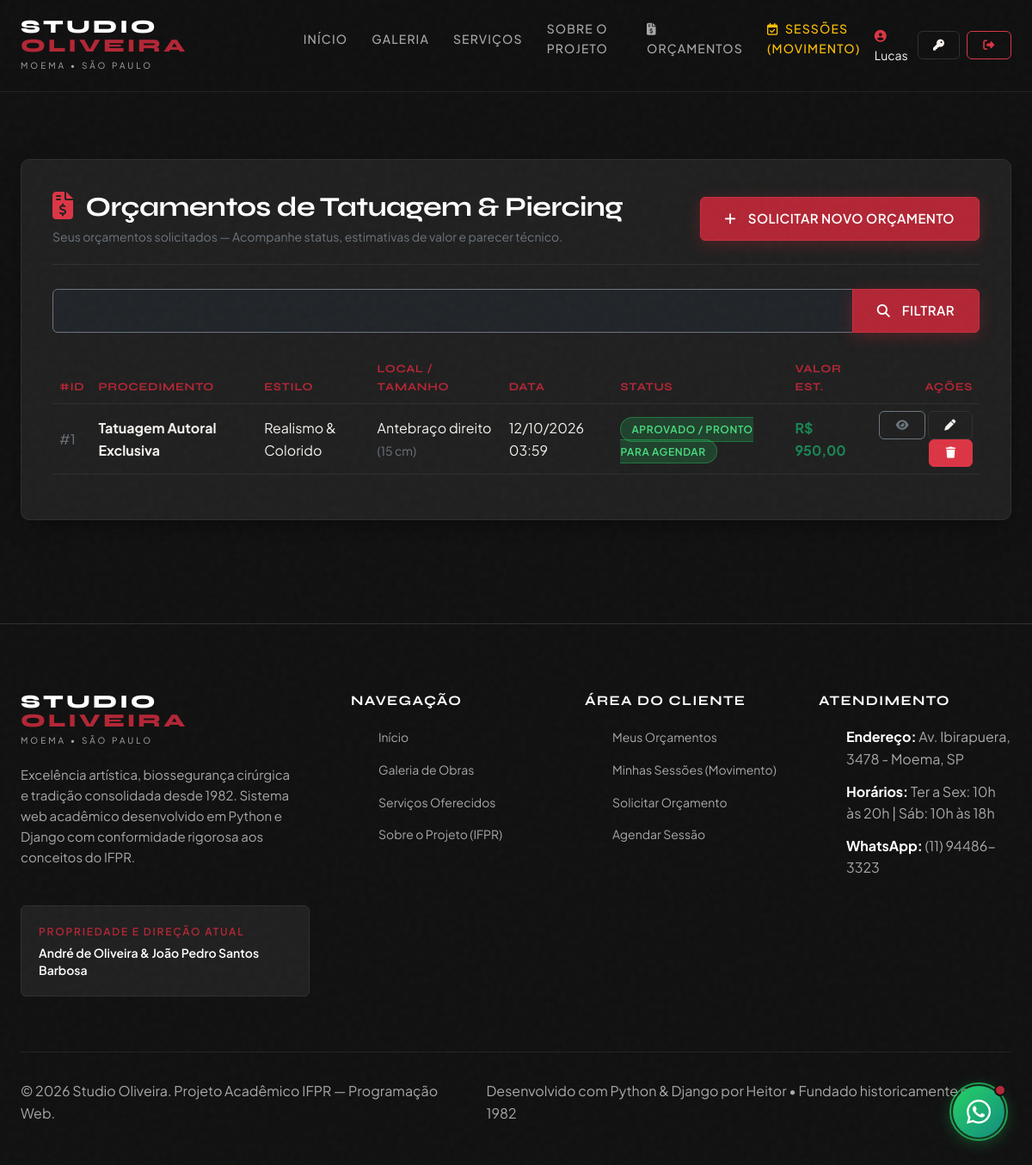
Screenshot of /orcamento/listar/ (signed in) with the database file from the repository.
### website/models.py (models this page shows, shortened)
class Orcamento(models.Model):
    STATUS_CHOICES = [
        ('pendente', 'Pendente de Análise'),
        ('em_analise', 'Em Análise pelo Estúdio'),
        ('aprovado', 'Aprovado / Pronto para Agendar'),
        ('recusado', 'Recusado / Ajustes Necessários'),
    ]
    usuario = models.ForeignKey(User, on_delete=models.CASCADE, related_name='orcamentos', verbose_name='Cliente Solicitante')
    servico = models.ForeignKey(Servico, on_delete=models.PROTECT, related_name='orcamentos', verbose_name='Serviço Pretendido')
    estilo = models.ForeignKey(EstiloTatuagem, on_delete=models.SET_NULL, null=True, blank=True, verbose_name='Estilo de Preferência')
    local_corpo = models.CharField(max_length=80, verbose_name='Local do Corpo (Ex: Antebraço, Costas...)')
    tamanho_estimado = models.CharField(max_length=80, verbose_name='Tamanho Estimado (Ex: 10 a 15 cm)')
    descricao_ideia = models.TextField(verbose_name='Descrição da Ideia e Significado')
    foto_referencia = models.ImageField(upload_to='referencias/', blank=True, null=True, verbose_name='Imagem de Referência (Opcional)')
    status = models.CharField(max_length=20, choices=STATUS_CHOICES, default='pendente', verbose_name='Status do Orçamento')
    valor_estimado = models.DecimalField(max_digits=8, decimal_places=2, null=True, blank=True, verbose_name='Valor Estimado pelo Estúdio (R$)')
    resposta_estudio = models.TextField(blank=True, null=True, verbose_name='Parecer da Direção Técnica')
    criado_em = models.DateTimeField(auto_now_add=True, verbose_name='Data de Solicitação')
    atualizado_em = models.DateTimeField(auto_now=True, verbose_name='Última Atualização')
    class Meta:
        verbose_name = 'Solicitação de Orçamento'
        verbose_name_plural = 'Solicitações de Orçamentos'
        ordering = ['-criado_em']

class Servico(models.Model):
    categoria = models.ForeignKey(CategoriaServico, on_delete=models.PROTECT, related_name='servicos', verbose_name='Categoria')
    nome = models.CharField(max_length=120, verbose_name='Nome do Procedimento')
    descricao = models.TextField(verbose_name='Descrição Detalhada')
    preco_base = models.DecimalField(max_digits=8, decimal_places=2, verbose_name='Preço Base Estimado (R$)')
    duracao_minutos = models.PositiveIntegerField(default=60, verbose_name='Duração Estimada (Minutos)')
    ativo = models.BooleanField(default=True, verbose_name='Disponível para Atendimento')
    destaque = models.BooleanField(default=False, verbose_name='Exibir em Destaque na Home')
    usuario = models.ForeignKey(User, on_delete=models.SET_NULL, null=True, blank=True, verbose_name='Cadastrado por')
    cadastrado_em = models.DateTimeField(auto_now_add=True)
    class Meta:
        verbose_name = 'Serviço'
        verbose_name_plural = 'Serviços'
        ordering = ['categoria', 'nome']

class EstiloTatuagem(models.Model):
    nome = models.CharField(max_length=80, unique=True, verbose_name='Nome do Estilo')
    slug = models.SlugField(max_length=80, unique=True, verbose_name='Identificador (Slug)')
    descricao = models.TextField(verbose_name='Descrição do Estilo')
    ativo = models.BooleanField(default=True, verbose_name='Ativo')
    class Meta:
        verbose_name = 'Estilo de Tatuagem'
        verbose_name_plural = 'Estilos de Tatuagens'
        ordering = ['nome']

### website/views.py (the view)
# urls.py: path('orcamento/listar/', views.OrcamentoList.as_view(), name='orcamento-listar'),
class OrcamentoList(LoginRequiredMixin, ListView):
    model = Orcamento
    template_name = 'website/orcamento_list.html'
    context_object_name = 'orcamentos'
    paginate_by = 6
    def get_queryset(self):
        qs = Orcamento.objects.select_related('servico', 'estilo', 'usuario')
        if not self.request.user.groups.filter(name__in=['Administrador', 'Gerente']).exists():
            qs = qs.filter(usuario=self.request.user)
        busca = self.request.GET.get('busca')
        if busca:
            qs = qs.filter(Q(servico__nome__icontains=busca) | Q(descricao_ideia__icontains=busca) | Q(local_corpo__icontains=busca))
        return qs

### templates/website/orcamento_list.html (shortened to what this page needs)
{% extends 'base.html' %}
{% block content %}
<div class="container django-app-container">
  <div class="panel-card">
    <div class="panel-header">
      <div>
        <h1 class="h2 text-white fw-bold m-0"><i class="fa-solid fa-file-invoice-dollar me-2 text-danger"></i> Orçamentos de Tatuagem &amp; Piercing</h1>
        <p class="text-secondary small mt-1 mb-0">
          {% if request.user.is_staff or request.user.perfil.tipo_usuario == 'administrador' or request.user.perfil.tipo_usuario == 'gerente' %}
            Visão Gerencial — Todos os orçamentos recebidos pelo Studio Oliveira.
          {% else %}
            Seus orçamentos solicitados — Acompanhe status, estimativas de valor e parecer técnico.
          {% endif %}
        </p>
      </div>
      <div>
        <a href="{% url 'orcamento-cadastrar' %}" class="btn btn-primary"><i class="fa-solid fa-plus me-1"></i> Solicitar Novo Orçamento</a>
      </div>
    </div>
    <form method="GET" class="mb-4">
      <div class="input-group">
        <input type="text" name="busca" class="form-control bg-dark text-white border-secondary" placeholder="Buscar por serviço, local do corpo ou detalhes..." value="{{ request.GET.busca }}">
        <button class="btn btn-primary" type="submit"><i class="fa-solid fa-magnifying-glass me-1"></i> Filtrar</button>
      </div>
    </form>
    <div class="table-responsive">
      <table class="table table-dark-custom table-hover align-middle">
        <thead>
          <tr>
            <th>#ID</th>
            <th>Procedimento</th>
            <th>Estilo</th>
            <th>Local / Tamanho</th>
            <th>Data</th>
            <th>Status</th>
            <th>Valor Est.</th>
            <th class="text-end">Ações</th>
          </tr>
        </thead>
        <tbody>
          {% for o in orcamentos %}
            <tr>
              <td class="text-secondary">#{{ o.id }}</td>
              <td><strong>{{ o.servico.nome }}</strong></td>
              <td>{{ o.estilo.nome|default:"A definir" }}</td>
              <td>{{ o.local_corpo }} <span class="text-secondary small">({{ o.tamanho_estimado }})</span></td>
              <td>{{ o.criado_em|date:"d/m/Y H:i" }}</td>
              <td>
                <span class="badge-status {{ o.status }}">{{ o.get_status_display }}</span>
              </td>
              <td>
                {% if o.valor_estimado %}
                  <span class="text-success fw-bold">R$ {{ o.valor_estimado }}</span>
                {% else %}
                  <span class="text-secondary small">Em análise</span>
                {% endif %}
              </td>
              <td class="text-end">
                <a href="{% url 'orcamento-detalhar' o.pk %}" class="btn btn-sm btn-outline-secondary" title="Ver Detalhes"><i class="fa-solid fa-eye"></i></a>
                <a href="{% url 'orcamento-editar' o.pk %}" class="btn btn-sm btn-secondary" title="Editar"><i class="fa-solid fa-pen"></i></a>
                <a href="{% url 'orcamento-excluir' o.pk %}" class="btn btn-sm btn-danger" title="Cancelar / Excluir"><i class="fa-solid fa-trash"></i></a>
              </td>
            </tr>
          {% empty %}
            <tr>
              <td colspan="9" class="text-center py-4 text-secondary">
                Nenhum orçamento encontrado. <a href="{% url 'orcamento-cadastrar' %}" class="text-danger">Clique aqui para solicitar o seu primeiro orçamento!</a>
              </td>
            </tr>
          {% endfor %}
        </tbody>
      </table>
    </div>
  </div>
</div>
{% endblock %}

### templates/base.html (shortened to what this page needs)
{% load static %}
<!DOCTYPE html>
<html lang="pt-BR">
<head>
  <link href="https://cdn.jsdelivr.net/npm/bootstrap@5.3.3/dist/css/bootstrap.min.css" rel="stylesheet">
  <link rel="stylesheet" href="https://cdnjs.cloudflare.com/ajax/libs/font-awesome/6.5.2/css/all.min.css">
  <link rel="stylesheet" href="{% static 'css/style.css' %}">
</head>
<body>
  <header class="site-header" id="siteHeader">
    <div class="container header-container">
      <a href="{% url 'home' %}" class="brand-logo" aria-label="Studio Oliveira">
        <span class="logo-main">STUDIO <span>OLIVEIRA</span></span>
        <span class="logo-sub">Moema • São Paulo</span>
      </a>
      <nav class="desktop-nav" aria-label="Navegação Principal">
        <ul class="nav-menu">
          <li><a href="{% url 'home' %}" class="nav-link">Início</a></li>
          <li><a href="{% url 'tatuagem-listar' %}" class="nav-link">Galeria</a></li>
          <li><a href="{% url 'servico-listar' %}" class="nav-link">Serviços</a></li>
          <li><a href="{% url 'sobre' %}" class="nav-link">Sobre o Projeto</a></li>
          {% if request.user.is_authenticated %}
            <li><a href="{% url 'orcamento-listar' %}" class="nav-link"><i class="fa-solid fa-file-invoice-dollar me-1"></i> Orçamentos</a></li>
            <li><a href="{% url 'agendamento-listar' %}" class="nav-link text-warning"><i class="fa-regular fa-calendar-check me-1"></i> Sessões (Movimento)</a></li>
          {% endif %}
        </ul>
      </nav>
      <div class="header-actions">
        {% if request.user.is_authenticated %}
          <div class="d-flex align-items-center gap-2">
            <span class="d-none d-lg-inline-block small text-light">
              <i class="fa-solid fa-user-circle text-danger me-1"></i> {{ request.user.first_name|default:request.user.username }}
            </span>
            <a href="{% url 'alterar-senha' %}" class="btn btn-secondary btn-sm" title="Alterar Senha"><i class="fa-solid fa-key"></i></a>
            <form action="{% url 'logout' %}" method="POST" style="display:inline;">
              <button type="submit" class="btn btn-outline-danger btn-sm" title="Sair do Sistema"><i class="fa-solid fa-right-from-bracket"></i></button>
            </form>
          </div>
        {% else %}
          <a href="{% url 'login' %}" class="btn btn-secondary btn-sm"><i class="fa-solid fa-right-to-bracket me-1"></i> Entrar</a>
          <a href="{% url 'cadastrar' %}" class="btn btn-primary btn-sm"><i class="fa-solid fa-user-plus me-1"></i> Cadastrar</a>
        {% endif %}
      </div>
    </div>
  </header>
  <div class="container" style="padding-top: 85px;">
  </div>
  <main>
    {% block content %}{% endblock %}
  </main>
  <footer class="site-footer">
    <div class="container">
      <div class="footer-grid">
        <div class="footer-brand">
          <a href="{% url 'home' %}" class="brand-logo" aria-label="Studio Oliveira">
            <span class="logo-main">STUDIO <span>OLIVEIRA</span></span>
            <span class="logo-sub">Moema • São Paulo</span>
          </a>
          <p class="footer-desc">
            Excelência artística, biossegurança cirúrgica e tradição consolidada desde 1982. Sistema web acadêmico desenvolvido em Python e Django com conformidade rigorosa aos conceitos do IFPR.
          </p>
          <div class="footer-owners-card">
            <div class="footer-owners-label">Propriedade e Direção Atual</div>
            <div class="footer-owners-names">André de Oliveira &amp; João Pedro Santos Barbosa</div>
          </div>
        </div>
        <div>
          <h4 class="footer-title">Navegação</h4>
          <ul class="footer-links">
            <li><a href="{% url 'home' %}" class="footer-link">Início</a></li>
            <li><a href="{% url 'tatuagem-listar' %}" class="footer-link">Galeria de Obras</a></li>
            <li><a href="{% url 'servico-listar' %}" class="footer-link">Serviços Oferecidos</a></li>
            <li><a href="{% url 'sobre' %}" class="footer-link">Sobre o Projeto (IFPR)</a></li>
          </ul>
        </div>
        <div>
          <h4 class="footer-title">Área do Cliente</h4>
          <ul class="footer-links">
            {% if request.user.is_authenticated %}
              <li><a href="{% url 'orcamento-listar' %}" class="footer-link">Meus Orçamentos</a></li>
              <li><a href="{% url 'agendamento-listar' %}" class="footer-link">Minhas Sessões (Movimento)</a></li>
              <li><a href="{% url 'orcamento-cadastrar' %}" class="footer-link">Solicitar Orçamento</a></li>
              <li><a href="{% url 'agendamento-cadastrar' %}" class="footer-link">Agendar Sessão</a></li>
            {% else %}
              <li><a href="{% url 'login' %}" class="footer-link">Fazer Login</a></li>
              <li><a href="{% url 'cadastrar' %}" class="footer-link">Criar Conta</a></li>
            {% endif %}
          </ul>
        </div>
        <div>
          <h4 class="footer-title">Atendimento</h4>
          <ul class="footer-links">
            <li style="color: var(--text-secondary);"><strong style="color: var(--text-pure);">Endereço:</strong> Av. Ibirapuera, 3478 - Moema, SP</li>
            <li style="color: var(--text-secondary);"><strong style="color: var(--text-pure);">Horários:</strong> Ter a Sex: 10h às 20h | Sáb: 10h às 18h</li>
            <li style="color: var(--text-secondary);"><strong style="color: var(--text-pure);">WhatsApp:</strong> (11) 94486-3323</li>
          </ul>
        </div>
      </div>
      <div class="footer-bottom">
        <p>&copy; 2026 Studio Oliveira. Projeto Acadêmico IFPR — Programação Web.</p>
        <p>Desenvolvido com Python &amp; Django por Heitor • Fundado historicamente em 1982</p>
      </div>
    </div>
  </footer>
  <a href="https://api.whatsapp.com/send?phone=5511944863323&text=Ol%C3%A1!%20Gostaria%20de%20solicitar%20um%20or%C3%A7amento%20no%20Studio%20Oliveira."
     class="floating-whatsapp"
     target="_blank"
     rel="noopener noreferrer"
     aria-label="Conversar pelo WhatsApp">
    <div class="floating-whatsapp-pulse"></div>
    <div class="whatsapp-badge"></div>
    <i class="fa-brands fa-whatsapp fa-2xl"></i>
  </a>
</body>
</html>

### templates/base.html (style rules this page uses)
.django-app-container { min-height: calc(100vh - 160px); padding-top: 100px; padding-bottom: 60px; }
.panel-card { background-color: var(--bg-card); border: 1px solid var(--border-subtle); border-radius: var(--radius-md); padding: 2.25rem; box-shadow: var(--shadow-card); color: var(--text-primary); }
.panel-header { border-bottom: 1px solid var(--border-subtle); padding-bottom: 1.25rem; margin-bottom: 1.75rem; display: flex; justify-content: space-between; align-items: center; flex-wrap: wrap; gap: 1rem; }
.table-dark-custom { --bs-table-bg: var(--bg-card); --bs-table-striped-bg: #262626; --bs-table-hover-bg: #2d2d2d; --bs-table-color: var(--text-primary); --bs-table-border-color: var(--border-subtle); }
.table-dark-custom th { color: var(--accent); font-family: var(--font-display); text-transform: uppercase; font-size: 0.8125rem; letter-spacing: 0.05em; }
.badge-status { padding: 0.35rem 0.75rem; border-radius: var(--radius-full); font-size: 0.75rem; font-weight: 600; text-transform: uppercase; letter-spacing: 0.05em; }
.badge-status.aprovado, .badge-status.confirmado, .badge-status.concluido { background-color: rgba(34, 197, 94, 0.2); color: #4ade80; border: 1px solid rgba(34, 197, 94, 0.4); }

### rows the page displays
Orcamento: id "1", servico.nome "Tatuagem Autoral Exclusiva", estilo.nome "Realismo & Colorido", local_corpo "Antebraço direito", tamanho_estimado "15 cm", criado_em "12/10/2026 03:59", status "APROVADO / PRONTO PARA AGENDAR", valor_estimado "950,00"

### other values shown
{{ request.user.first_name|default:request.user.username }} "Lucas"
